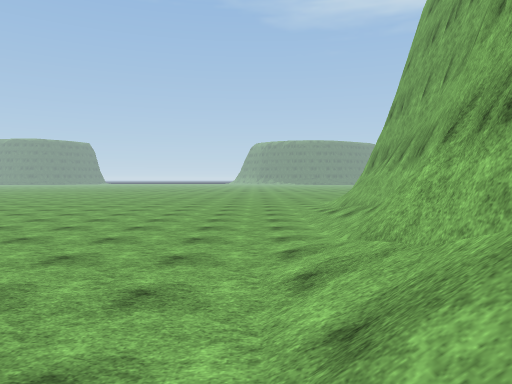
view 1 (above)

17 first-person views from a walk through a 3-D level made in the Unity game engine. The camera is 1.5 m above the floor, tilts 2° down and sees 70° across. The floor is counted in squares, 2 m on a side. Each view is taken from the middle of a square. On the plan, view 1 faces up. The plan holds only what a view shows up to about 11 squares ahead; the rest is blank. The place goes on beyond the plan. Some animated figures are left out. Surface patterns are stand-ins for the level's own textures.

view 2
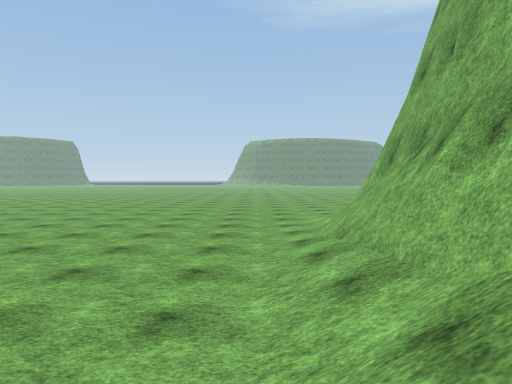

view 3
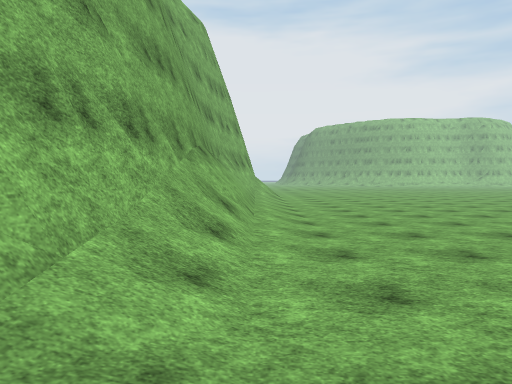

view 4
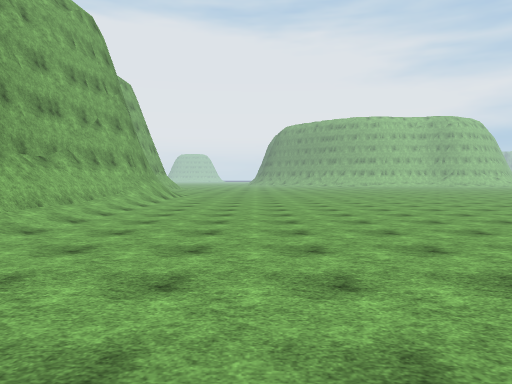

view 5
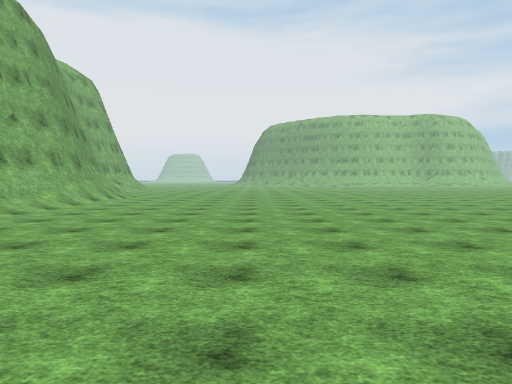

view 6
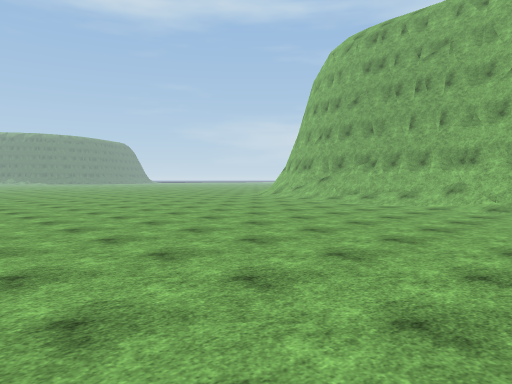

view 7
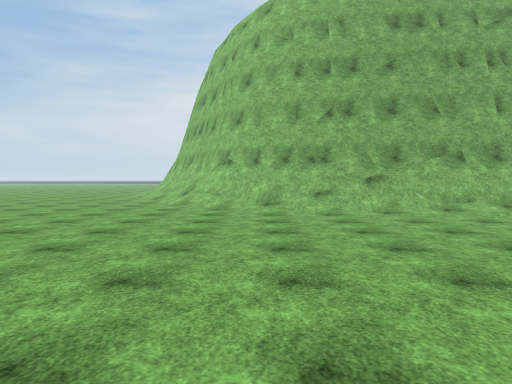

view 8
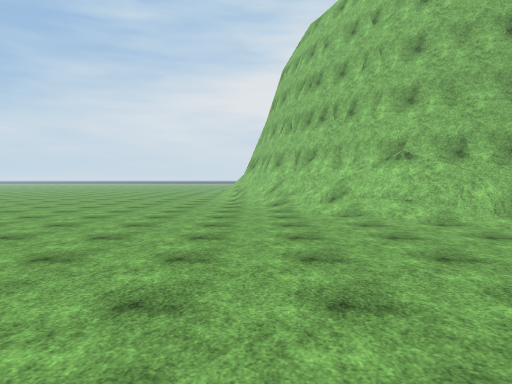

view 9
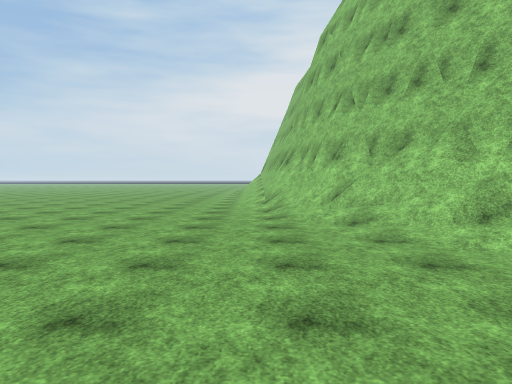

view 10
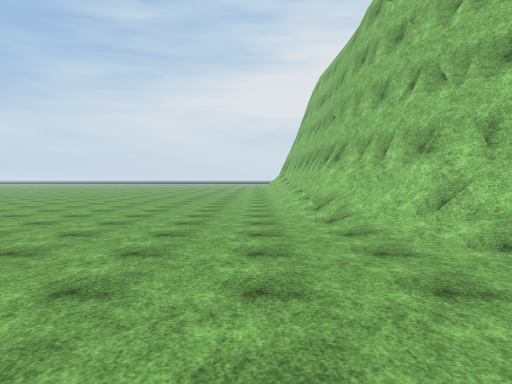

view 11
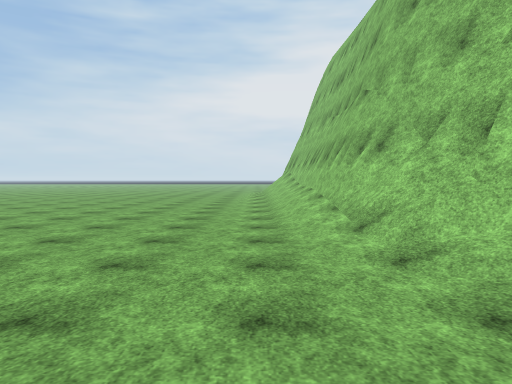

view 12
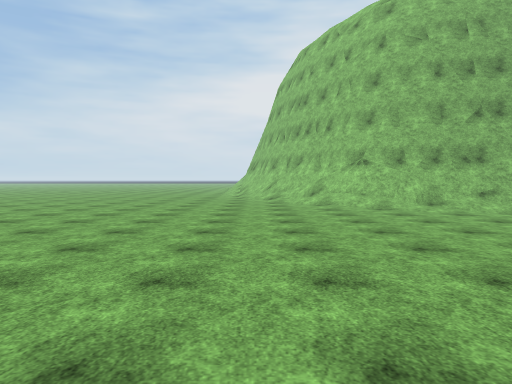

view 13
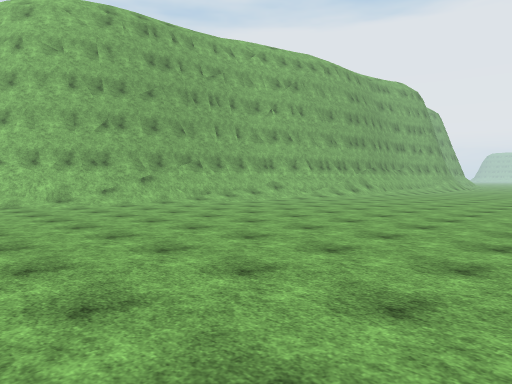

view 14
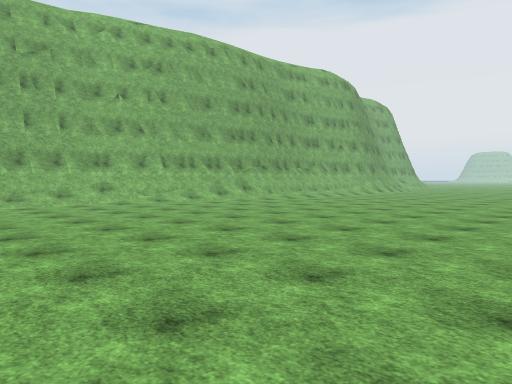

view 15
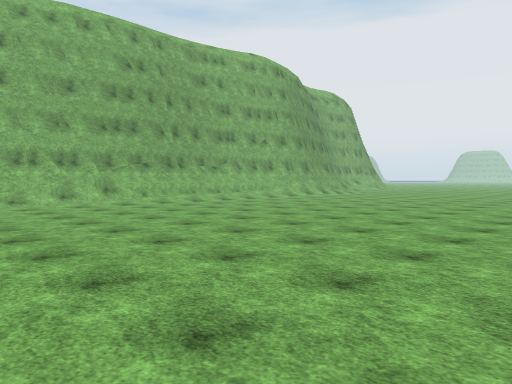

view 16
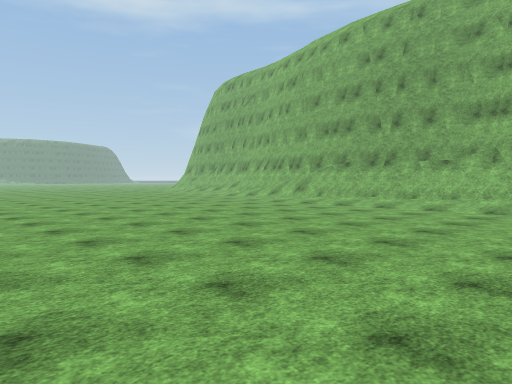

view 17
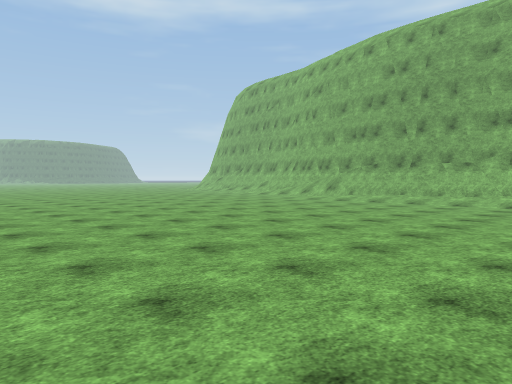

### Floor plan
Key: @ floor where view 1 was taken; # wall or solid block; . floor; / step, stairs or slope; = window, fence, low wall or low ledge; ^ raised ledge.
Columns run from 13 left of view 1 to 13 right of it. Each row starts with its distance up from view 1.
 21             ...............
 20            ................
 19          ..................
 18         ...............////
 17        .............///####
 16      .............//####
 15      ............//###
 14      .........../###
 13      .........../##
 12       ........./##
 11       ........./##
 10    ............/#
  9    ............##
  8    .........../##
  7    .........../##
  6     ........../#^
  5   ............/#^
  4   ............/#
  3   .........../#^
  2   .........../#^
  1    ........../=
  0   ...........@=
 -1   ...........=#
 -2   ...........##
 -3   ...........##
 -4   ...........=#
 -5  ............=#
 -6  ............##
 -7 .............##
 -8 .............#

Where each view was taken, in squares from view 1:
view 1: 0 up, 0 right, facing up
view 2: 4 up, 1 right, facing up
view 3: 5 up, 0 right, facing down
view 4: 4 up, 4 left, facing down
view 5: 3 up, 6 left, facing down
view 6: 2 up, 9 left, facing up-right
view 7: 13 up, 6 left, facing right
view 8: 17 up, 3 left, facing right
view 9: 18 up, 1 right, facing right
view 10: 19 up, 3 right, facing right
view 11: 19 up, 6 right, facing right
view 12: 17 up, 6 left, facing right
view 13: 16 up, 8 left, facing down-right
view 14: 10 up, 10 left, facing down-right
view 15: 5 up, 11 left, facing down-right
view 16: 8 down, 10 left, facing up-right
view 17: 8 down, 12 left, facing up-right
